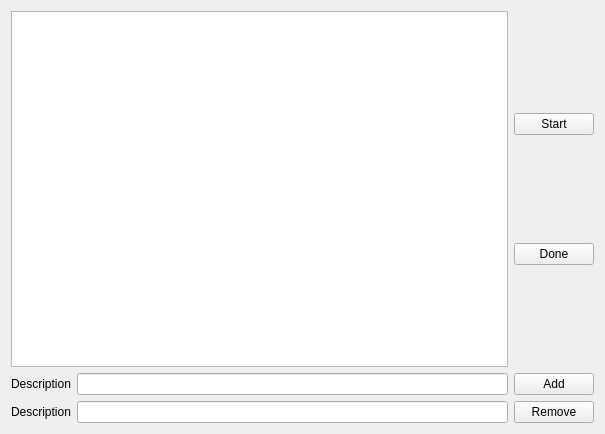
<?xml version="1.0" encoding="UTF-8"?>
<ui version="4.0">
 <class>gui</class>
 <widget class="QWidget" name="gui">
  <property name="geometry">
   <rect>
    <x>0</x>
    <y>0</y>
    <width>605</width>
    <height>434</height>
   </rect>
  </property>
  <property name="windowTitle">
   <string>gui</string>
  </property>
  <layout class="QVBoxLayout" name="verticalLayout_2">
   <item>
    <layout class="QHBoxLayout" name="horizontalLayout_3">
     <item>
      <widget class="QListWidget" name="listWidget"/>
     </item>
     <item>
      <layout class="QVBoxLayout" name="verticalLayout">
       <item>
        <widget class="QPushButton" name="buttonStart">
         <property name="text">
          <string>Start</string>
         </property>
        </widget>
       </item>
       <item>
        <widget class="QPushButton" name="buttonDone">
         <property name="text">
          <string>Done</string>
         </property>
        </widget>
       </item>
      </layout>
     </item>
    </layout>
   </item>
   <item>
    <layout class="QHBoxLayout" name="horizontalLayout">
     <item>
      <widget class="QLabel" name="label">
       <property name="text">
        <string>Description</string>
       </property>
      </widget>
     </item>
     <item>
      <widget class="QLineEdit" name="lineDescription"/>
     </item>
     <item>
      <widget class="QPushButton" name="buttonAdd">
       <property name="text">
        <string>Add</string>
       </property>
      </widget>
     </item>
    </layout>
   </item>
   <item>
    <layout class="QHBoxLayout" name="horizontalLayout_2">
     <item>
      <widget class="QLabel" name="label_2">
       <property name="text">
        <string>Description</string>
       </property>
      </widget>
     </item>
     <item>
      <widget class="QLineEdit" name="lineDescriptionRemove"/>
     </item>
     <item>
      <widget class="QPushButton" name="buttonRemove">
       <property name="text">
        <string>Remove</string>
       </property>
      </widget>
     </item>
    </layout>
   </item>
  </layout>
 </widget>
 <resources/>
 <connections/>
</ui>
